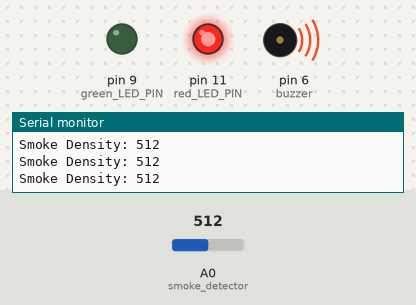
This sketch was run on a simulated Arduino Uno, built with avr-gcc and run on an emulated ATmega328P. On the bench: output pins drawn as LEDs (lit = HIGH), buzzer (waves = sounding), the last lines printed to the serial monitor. The test bench sets the inputs (shaded band); at power-on: A0 (smoke_detector) = 512.

Above: at 1.2 s.
1.3 s: A0 (smoke_detector) set to 164
At 1.8 s:
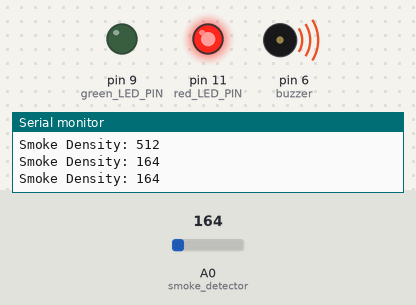
2.8 s: A0 (smoke_detector) set to 134
At 3.1 s:
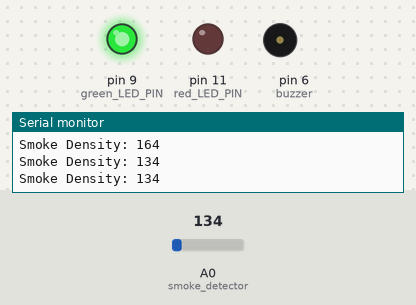
4.3 s: A0 (smoke_detector) set to 160
At 5.6 s:
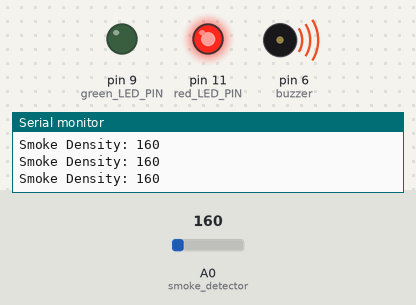
5.9 s: A0 (smoke_detector) set to 140
At 7.0 s:
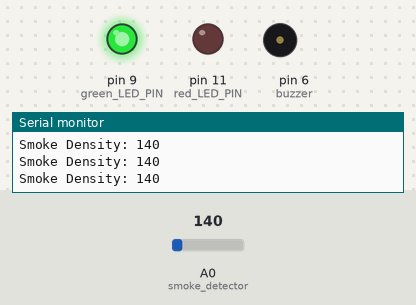
Timing chart, 0 to 8.5 s (numbered marks = the images above; inputs shaded):
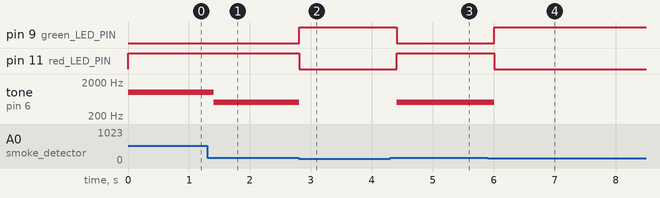

The sketch:

gas_leak_detector1.ino
```cpp
int red_LED_PIN = 11;
int green_LED_PIN = 9;
int buzzer = 6;
int smoke_detector = A0;

int warning_limit = 150;
int danger_limit = 250;

void setup()
{
  pinMode(red_LED_PIN, OUTPUT);
  pinMode(green_LED_PIN, OUTPUT);
  pinMode(buzzer, OUTPUT);
  pinMode(smoke_detector, INPUT);
  Serial.begin(9600);
}

void loop()
{
  int sensor_read = analogRead(smoke_detector);

  Serial.print("Smoke Density: ");
  Serial.println(sensor_read);

  if (sensor_read >= danger_limit)
  {
    digitalWrite(red_LED_PIN, HIGH);
    digitalWrite(green_LED_PIN, LOW);
    tone(buzzer, 1000);
  }
  else if (sensor_read >= warning_limit)
  {
    digitalWrite(red_LED_PIN, HIGH);
    digitalWrite(green_LED_PIN, LOW);
    tone(buzzer, 500);
  }
  else
  {
    digitalWrite(green_LED_PIN, HIGH);
    digitalWrite(red_LED_PIN, LOW);
    noTone(buzzer);
  }

  delay(200);
}
```

Measured:
- the behaviour switches between 150 and 149 on A0 (smoke_detector) (found by bisection; images 1 and 2)
- after the input at 1.3 s, tone on pin 6 (buzzer): 1000 Hz → 500 Hz after 0.10 s
- after the input at 2.8 s, pin 9 (green_LED_PIN): LOW → HIGH at once; pin 11 (red_LED_PIN): HIGH → LOW at once; tone on pin 6 (buzzer): 500 Hz → silent at once
- after the input at 4.3 s, pin 9 (green_LED_PIN): HIGH → LOW after 0.11 s; pin 11 (red_LED_PIN): LOW → HIGH after 0.11 s; tone on pin 6 (buzzer): silent → 500 Hz after 0.11 s
- after the input at 5.9 s, pin 9 (green_LED_PIN): LOW → HIGH after 0.11 s; pin 11 (red_LED_PIN): HIGH → LOW after 0.11 s; tone on pin 6 (buzzer): 500 Hz → silent after 0.11 s
